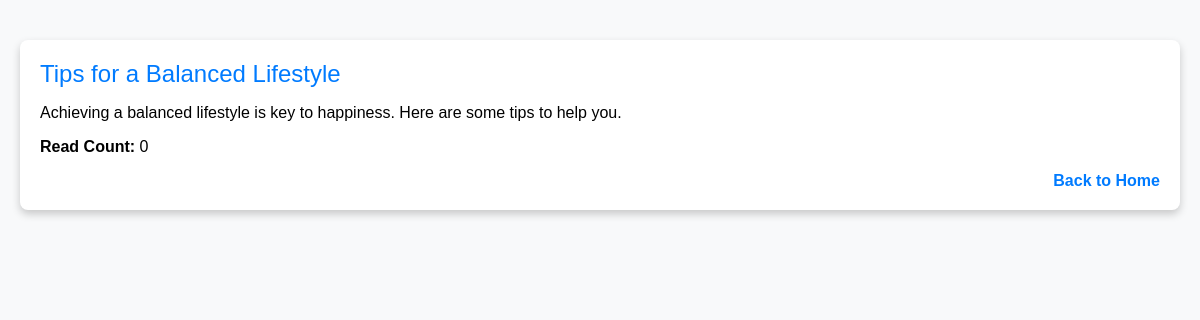
Screenshot of /assets/php/article.php?id=16 with the database file from the repository.
### tables this page shows
CREATE TABLE `artikel` (
  `id` int(11) NOT NULL,
  `penulis` varchar(255) NOT NULL,
  `judul` varchar(255) NOT NULL,
  `kategori` enum('Teknologi','Gaya Hidup') NOT NULL,
  `konten` text NOT NULL,
  `gambar` varchar(255) NOT NULL,
  `count` int(11) DEFAULT 0,
  `created_at` timestamp NOT NULL DEFAULT current_timestamp()
);

### assets/php/article.php (the view, shortened to what this page needs)
<?php
include 'koneksi.php';
$id = isset($_GET['id']) ? (int)$_GET['id'] : 0;
if ($id) {
    $updateQuery = "UPDATE artikel SET count = count + 1 WHERE id = $id";
    mysqli_query($conn, $updateQuery);
}
$query = "SELECT * FROM artikel WHERE id = $id";
$result = mysqli_query($conn, $query);
$article = mysqli_fetch_assoc($result);
?>
<!DOCTYPE html>
<html lang="en">
<head>
</head>
<body>
    <div class="card">
        <div class="card-header">
            <?php echo htmlspecialchars($article['judul']); ?>
        </div>
        <div class="card-body">
            <p><?php echo nl2br(htmlspecialchars($article['konten'])); ?></p>
            <p><strong>Read Count:</strong> <?php echo htmlspecialchars($article['count']); ?></p>
        </div>
        <div class="card-footer">
            <a href="../../index.php" class="back-link">Back to Home</a>
        </div>
    </div>
</body>
</html>

### assets/php/article.php (style rules this page uses)
body { font-family: Arial, sans-serif; background-color: #f8f9fa; margin: 0; padding: 20px; }
.card { background-color: white; border-radius: 8px; box-shadow: 0 4px 8px rgba(0, 0, 0, 0.2); overflow: hidden; margin: 20px 0; padding: 20px; }
.card-header { font-size: 24px; color: #007bff; margin-bottom: 10px; }
.card-body { margin-bottom: 10px; }
.card-footer { text-align: right; }
.back-link { text-decoration: none; color: #007bff; font-weight: bold; }

### rows the page displays
artikel: judul "Tips for a Balanced Lifestyle", konten "Achieving a balanced lifestyle is key to happiness. Here are some tips to help you.", count "0"
